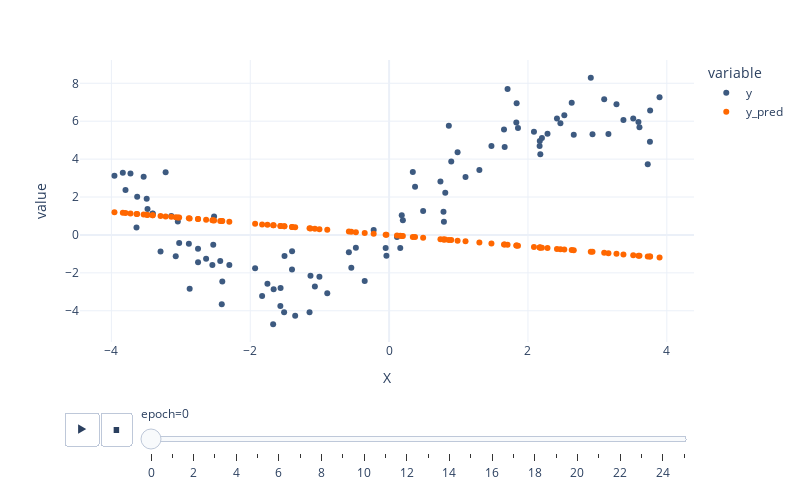

Notebook code for this chart:
### Code cell
px.scatter(data_frame=df_preds,
           x="X",
           y=["y", "y_pred"],
           animation_frame="epoch",
           color_discrete_sequence=["#3d5a80", "#ff6700"],
           height=500,
           width=800,
           template="plotly_white")

px.line(df_weights, 
        x=fit_data.index, 
        y="loss",
        color_discrete_sequence=["#3d5a80"],
        height=500,
        width=800,
        template="plotly_white")

### Figure 1 — Plotly figure (JSON) as saved in the notebook; plotly's stock layout.template omitted (floating-point values rounded to 4 significant figures)
{"data": [{"hovertemplate": "variable=y<br>epoch=0<br>X=%{x}<br>value=%{y}<extra></extra>", "legendgroup": "y", "marker": {"color": "#3d5a80", "symbol": "circle"}, "mode": "markers", "name": "y", "orientation": "v", "showlegend": true, "type": "scatter", "x": [-1.004, 3.606, 1.856, 0.7893, -2.752, -2.752, -3.535, 2.929, 0.8089, 1.665, -3.835, 3.759, 2.66, -2.301, -2.545, -2.533, -1.566, 0.1981, -0.5444, -1.67, 0.8948, -2.884, -1.663, -1.069, -0.3514, 2.281, -2.403, 0.1139, 0.7393, -3.628, 0.8604, -2.636, -3.48, 3.591, 3.725, 2.467, -1.563, -3.219, 1.474, -0.4788, -3.024, -0.03858, -3.725, 3.275, -1.93, 1.3, -1.506, 0.1605, 0.3737, -2.521, 3.757, 2.201, 3.516, 3.159, 0.7832, 3.375, -3.292, -2.432, -3.638, -1.397, -0.8906, -1.829, 2.63, -1.146, -1.753, 0.3416, -2.873, 2.418, -3.404, 3.895, 2.178, -2.41, -3.956, 2.524, 1.655, 1.832, 2.17, -3.408, -1.132, -3.073, 2.905, 0.9864, -1.353, -3.492, -1.512, -1.399, 1.837, 1.1, 3.098, -0.2223, -3.043, 1.706, 2.086, 0.4902, 2.168, -0.04964, 0.1819, -0.5797, -3.797, -3.137], "xaxis": "x", "y": [-2.201, 5.683, 5.638, 0.6957, -1.446, -0.724, 3.073, 5.307, 2.23, 4.636, 3.277, 6.567, 5.292, -1.583, -1.581, -0.5214, -3.752, 0.7803, -1.728, -4.706, 3.871, -0.4709, -2.871, -2.715, -2.433, 5.338, -2.452, -0.1073, 2.822, 2.019, 5.755, -1.26, 1.372, 5.956, 3.732, 5.894, -2.799, 3.304, 4.691, -0.6723, -0.4243, -1.094, 3.236, 6.9, -1.754, 3.43, -1.105, -0.6937, 2.536, 0.9786, 4.916, 5.114, 6.141, 5.323, 1.223, 6.061, -0.8712, -1.368, 0.3946, -0.8644, -3.07, -3.221, 6.969, -4.077, -2.572, 3.325, -2.84, 6.145, 1.135, 7.26, 4.262, -3.658, 3.125, 6.309, 5.561, 5.928, 4.953, 1.113, -2.152, -1.123, 8.288, 4.358, -4.258, 1.909, -4.079, -1.819, 6.949, 3.051, 7.156, 0.266, 0.7064, 7.696, 5.439, 1.261, 4.69, -0.6903, 1.037, -0.9096, 2.366, 1.002], "yaxis": "y"}, {"hovertemplate": "variable=y_pred<br>epoch=0<br>X=%{x}<br>value=%{y}<extra></extra>", "legendgroup": "y_pred", "marker": {"color": "#ff6700", "symbol": "circle"}, "mode": "markers", "name": "y_pred", "orientation": "v", "showlegend": true, "type": "scatter", "x": [-1.004, 3.606, 1.856, 0.7893, -2.752, -2.752, -3.535, 2.929, 0.8089, 1.665, -3.835, 3.759, 2.66, -2.301, -2.545, -2.533, -1.566, 0.1981, -0.5444, -1.67, 0.8948, -2.884, -1.663, -1.069, -0.3514, 2.281, -2.403, 0.1139, 0.7393, -3.628, 0.8604, -2.636, -3.48, 3.591, 3.725, 2.467, -1.563, -3.219, 1.474, -0.4788, -3.024, -0.03858, -3.725, 3.275, -1.93, 1.3, -1.506, 0.1605, 0.3737, -2.521, 3.757, 2.201, 3.516, 3.159, 0.7832, 3.375, -3.292, -2.432, -3.638, -1.397, -0.8906, -1.829, 2.63, -1.146, -1.753, 0.3416, -2.873, 2.418, -3.404, 3.895, 2.178, -2.41, -3.956, 2.524, 1.655, 1.832, 2.17, -3.408, -1.132, -3.073, 2.905, 0.9864, -1.353, -3.492, -1.512, -1.399, 1.837, 1.1, 3.098, -0.2223, -3.043, 1.706, 2.086, 0.4902, 2.168, -0.04964, 0.1819, -0.5797, -3.797, -3.137], "xaxis": "x", "y": [0.3053, -1.097, -0.5646, -0.2401, 0.8371, 0.8371, 1.075, -0.8911, -0.2461, -0.5063, 1.167, -1.144, -0.809, 0.7, 0.7743, 0.7704, 0.4764, -0.06024, 0.1656, 0.508, -0.2722, 0.8773, 0.5058, 0.3252, 0.1069, -0.694, 0.7308, -0.03464, -0.2249, 1.104, -0.2617, 0.8018, 1.058, -1.092, -1.133, -0.7505, 0.4755, 0.9791, -0.4483, 0.1456, 0.9198, 0.01174, 1.133, -0.9961, 0.587, -0.3955, 0.4582, -0.04884, -0.1137, 0.7669, -1.143, -0.6695, -1.07, -0.9608, -0.2382, -1.027, 1.001, 0.7398, 1.107, 0.4251, 0.2709, 0.5564, -0.8, 0.3486, 0.5331, -0.1039, 0.8738, -0.7354, 1.035, -1.185, -0.6625, 0.7332, 1.203, -0.7677, -0.5034, -0.5573, -0.6601, 1.037, 0.3444, 0.9348, -0.8836, -0.3, 0.4115, 1.062, 0.46, 0.4254, -0.5587, -0.3347, -0.9423, 0.06761, 0.9257, -0.5189, -0.6346, -0.1491, -0.6594, 0.0151, -0.05532, 0.1763, 1.155, 0.9542], "yaxis": "y"}], "layout": {"height": 500, "legend": {"title": {"text": "variable"}, "tracegroupgap": 0}, "margin": {"t": 60}, "sliders": [{"active": 0, "currentvalue": {"prefix": "epoch="}, "len": 0.9, "pad": {"b": 10, "t": 60}, "steps": [{"args": [["0"], {"frame": {"duration": 0, "redraw": false}, "fromcurrent": true, "mode": "immediate", "transition": {"duration": 0, "easing": "linear"}}], "label": "0", "method": "animate"}, {"args": [["1"], {"frame": {"duration": 0, "redraw": false}, "fromcurrent": true, "mode": "immediate", "transition": {"duration": 0, "easing": "linear"}}], "label": "1", "method": "animate"}, {"args": [["2"], {"frame": {"duration": 0, "redraw": false}, "fromcurrent": true, "mode": "immediate", "transition": {"duration": 0, "easing": "linear"}}], "label": "2", "method": "animate"}, {"args": [["3"], {"frame": {"duration": 0, "redraw": false}, "fromcurrent": true, "mode": "immediate", "transition": {"duration": 0, "easing": "linear"}}], "label": "3", "method": "animate"}, {"args": [["4"], {"frame": {"duration": 0, "redraw": false}, "fromcurrent": true, "mode": "immediate", "transition": {"duration": 0, "easing": "linear"}}], "label": "4", "method": "animate"}, {"args": [["5"], {"frame": {"duration": 0, "redraw": false}, "fromcurrent": true, "mode": "immediate", "transition": {"duration": 0, "easing": "linear"}}], "label": "5", "method": "animate"}, {"args": [["6"], {"frame": {"duration": 0, "redraw": false}, "fromcurrent": true, "mode": "immediate", "transition": {"duration": 0, "easing": "linear"}}], "label": "6", "method": "animate"}, {"args": [["7"], {"frame": {"duration": 0, "redraw": false}, "fromcurrent": true, "mode": "immediate", "transition": {"duration": 0, "easing": "linear"}}], "label": "7", "method": "animate"}, {"args": [["8"], {"frame": {"duration": 0, "redraw": false}, "fromcurrent": true, "mode": "immediate", "transition": {"duration": 0, "easing": "linear"}}], "label": "8", "method": "animate"}, {"args": [["9"], {"frame": {"duration": 0, "redraw": false}, "fromcurrent": true, "mode": "immediate", "transition": {"duration": 0, "easing": "linear"}}], "label": "9", "method": "animate"}, {"args": [["10"], {"frame": {"duration": 0, "redraw": false}, "fromcurrent": true, "mode": "immediate", "transition": {"duration": 0, "easing": "linear"}}], "label": "10", "method": "animate"}, {"args": [["11"], {"frame": {"duration": 0, "redraw": false}, "fromcurrent": true, "mode": "immediate", "transition": {"duration": 0, "easing": "linear"}}], "label": "11", "method": "animate"}, {"args": [["12"], {"frame": {"duration": 0, "redraw": false}, "fromcurrent": true, "mode": "immediate", "transition": {"duration": 0, "easing": "linear"}}], "label": "12", "method": "animate"}, {"args": [["13"], {"frame": {"duration": 0, "redraw": false}, "fromcurrent": true, "mode": "immediate", "transition": {"duration": 0, "easing": "linear"}}], "label": "13", "method": "animate"}, {"args": [["14"], {"frame": {"duration": 0, "redraw": false}, "fromcurrent": true, "mode": "immediate", "transition": {"duration": 0, "easing": "linear"}}], "label": "14", "method": "animate"}, {"args": [["15"], {"frame": {"duration": 0, "redraw": false}, "fromcurrent": true, "mode": "immediate", "transition": {"duration": 0, "easing": "linear"}}], "label": "15", "method": "animate"}, {"args": [["16"], {"frame": {"duration": 0, "redraw": false}, "fromcurrent": true, "mode": "immediate", "transition": {"duration": 0, "easing": "linear"}}], "label": "16", "method": "animate"}, {"args": [["17"], {"frame": {"duration": 0, "redraw": false}, "fromcurrent": true, "mode": "immediate", "transition": {"duration": 0, "easing": "linear"}}], "label": "17", "method": "animate"}, {"args": [["18"], {"frame": {"duration": 0, "redraw": false}, "fromcurrent": true, "mode": "immediate", "transition": {"duration": 0, "easing": "linear"}}], "label": "18", "method": "animate"}, {"args": [["19"], {"frame": {"duration": 0, "redraw": false}, "fromcurrent": true, "mode": "immediate", "transition": {"duration": 0, "easing": "linear"}}], "label": "19", "method": "animate"}, {"args": [["20"], {"frame": {"duration": 0, "redraw": false}, "fromcurrent": true, "mode": "immediate", "transition": {"duration": 0, "easing": "linear"}}], "label": "20", "method": "animate"}, {"args": [["21"], {"frame": {"duration": 0, "redraw": false}, "fromcurrent": true, "mode": "immediate", "transition": {"duration": 0, "easing": "linear"}}], "label": "21", "method": "animate"}, {"args": [["22"], {"frame": {"duration": 0, "redraw": false}, "fromcurrent": true, "mode": "immediate", "transition": {"duration": 0, "easing": "linear"}}], "label": "22", "method": "animate"}, {"args": [["23"], {"frame": {"duration": 0, "redraw": false}, "fromcurrent": true, "mode": "immediate", "transition": {"duration": 0, "easing": "linear"}}], "label": "23", "method": "animate"}, {"args": [["24"], {"frame": {"duration": 0, "redraw": false}, "fromcurrent": true, "mode": "immediate", "transition": {"duration": 0, "easing": "linear"}}], "label": "24", "method": "animate"}, {"args": [["25"], {"frame": {"duration": 0, "redraw": false}, "fromcurrent": true, "mode": "immediate", "transition": {"duration": 0, "easing": "linear"}}], "label": "25", "method": "animate"}], "x": 0.1, "xanchor": "left", "y": 0, "yanchor": "top"}], "updatemenus": [{"buttons": [{"args": [null, {"frame": {"duration": 500, "redraw": false}, "fromcurrent": true, "mode": "immediate", "transition": {"duration": 500, "easing": "linear"}}], "label": "&#9654;", "method": "animate"}, {"args": [[null], {"frame": {"duration": 0, "redraw": false}, "fromcurrent": true, "mode": "immediate", "transition": {"duration": 0, "easing": "linear"}}], "label": "&#9724;", "method": "animate"}], "direction": "left", "pad": {"r": 10, "t": 70}, "showactive": false, "type": "buttons", "x": 0.1, "xanchor": "right", "y": 0, "yanchor": "top"}], "width": 800, "xaxis": {"anchor": "y", "domain": [0, 1], "title": {"text": "X"}}, "yaxis": {"anchor": "x", "domain": [0, 1], "title": {"text": "value"}}}}
